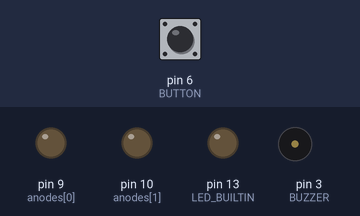
Bench run of a sketch on a simulated Arduino Uno, built with avr-gcc and run on an emulated ATmega328P. Shown: output pins drawn as LEDs (lit = HIGH), buzzer (waves = sounding). Dashed ring = blinking. Inputs (shaded band) come from the test bench; at power-on: pin 6 (BUTTON) LOW.

Above: at 1.2 s.
1.3 s: pin 6 (BUTTON) pulled HIGH for 0.15 s
At 4.3 s:
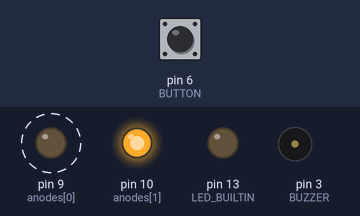
4.4 s: pin 6 (BUTTON) pulled HIGH for 1 s
At 5.0 s:
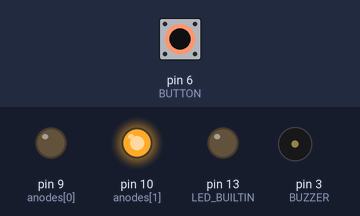
6.9 s: pin 6 (BUTTON) pulled HIGH for 0.15 s
At 7.6 s:
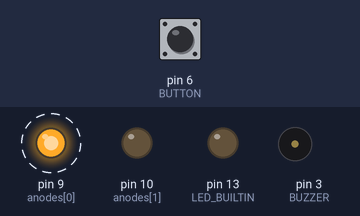
10.0 s: pin 6 (BUTTON) pulled HIGH for 3.2 s
At 10.8 s:
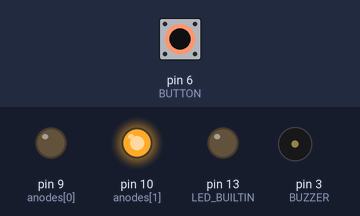
14.7 s: pin 6 (BUTTON) pulled HIGH for 0.15 s
At 26.7 s:
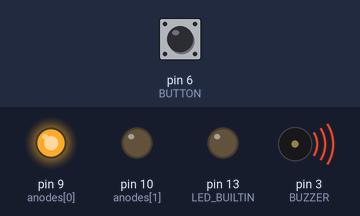
Timing chart, 0 to 27.0 s (numbered marks = the images above; inputs shaded):
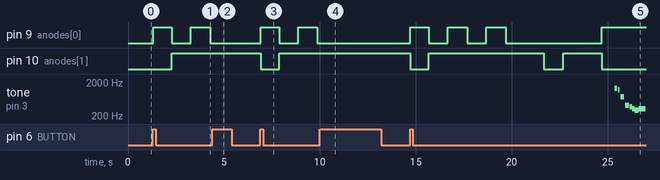

The sketch:

hw1.ino
```cpp
// C++ code
//
#define LEN(x) sizeof(x)/sizeof(x[0])

//0 = top led
// going clockwise
const int anodes[] =   {9,10,9,11,9,12,10,11,10,12};
const int cathodes[] = {10,9,11,9,12,9,11,10,12,11};
const int leds[]={12,11,10,9};

const int BUZZER=3;
const int BUTTON=6;

const uint16_t melodyFreq[] = {
  0, 1319, 0, 1175, 0, 740, 0, 415, 0, 370, 330, 0,
  294, 330, 0, 440, 0, 554, 0, 659, 0, 880, 0,
};
const uint16_t melodyDur[] = {
  630, 136, 52, 81, 46, 177, 55, 223, 12, 139, 119, 15,
  197, 380, 44, 73, 44, 203, 17, 218, 32, 789, 1387,
};

void setup()
{
  pinMode(LED_BUILTIN, OUTPUT);
  pinMode(BUTTON,INPUT);
  Serial.begin(9600);
}

void clearAll(){

  for(int i=0;i< LEN(leds);++i){
    pinMode(leds[i],INPUT);
  }
}


void setLED(int i){
 pinMode(anodes[i], OUTPUT);
 digitalWrite(anodes[i],HIGH);
 pinMode(cathodes[i], OUTPUT);
 digitalWrite(cathodes[i],LOW);
}
enum State { INACTIVE, RUNNING, ALARM };

State currentState = INACTIVE;
bool currentButtonState = false;
bool prevButtonState = false;
int currentLED = 0;
int counter =0;
const int MAX_TICKS=200;
void playMelody(){

  for (int i=0;i<LEN(melodyDur);++i){
      if (melodyFreq[i] > 0) tone(BUZZER, melodyFreq[i]);
   	  else       noTone(BUZZER);
      delay(melodyDur[i]);
  }
}

void updateLEDS(){
  clearAll();
  counter +=1;
  currentLED = (counter / 20)%10;
  setLED(currentLED);
  delay(50);
}


bool checkButton(bool currentState){
  if (digitalRead(BUTTON)!=currentState){
  	 delay(10);
     return digitalRead(BUTTON);
  }
  return currentState;
}


void loop()
{
  currentButtonState = checkButton(currentButtonState);

  bool buttonPressed=(currentButtonState==HIGH
                      && prevButtonState==LOW);

  prevButtonState = currentButtonState;

  switch(currentState){
  	case INACTIVE:
    	if(buttonPressed) currentState=RUNNING;

    break;
    case RUNNING:
    	if(buttonPressed) {
          currentState=INACTIVE;
          clearAll();
          counter=0;
          break;
        }
    	if(counter==MAX_TICKS)
        {
          currentState=ALARM;
          clearAll();
          counter=0;
          break;}
    	updateLEDS();
    break;
    case ALARM:
    	playMelody();
    	currentState=INACTIVE;
    break;
  }


}
```

Measured:
- after the input at 1.3 s, pin 9 (anodes[0]): alternates HIGH for 0.98 s and LOW for 1.0 s, starting at once; pin 10 (anodes[1]): LOW → HIGH after 0.97 s
- after the input at 4.4 s, pin 9 (anodes[0]): stays LOW (without the input it goes to HIGH after 0.88 s)
- after the input at 6.9 s, pin 9 (anodes[0]): alternates HIGH for 0.98 s and LOW for 1.0 s, starting at once; pin 10 (anodes[1]): HIGH → LOW at once, → HIGH 0.96 s later
- after the input at 10.0 s, pin 9 (anodes[0]): stays LOW (without the input it goes to HIGH after 0.88 s); pin 10 (anodes[1]): stays HIGH (without the input it goes to LOW after 3.9 s)
- after the input at 14.7 s, pin 9 (anodes[0]): LOW → HIGH at once, then repeats every 2.0 s: LOW 1.0 s, HIGH 1.0 s; pin 10 (anodes[1]): goes LOW 0.96 s, HIGH 6.0 s, LOW 1.0 s, HIGH 2.0 s, then LOW, starting at once
